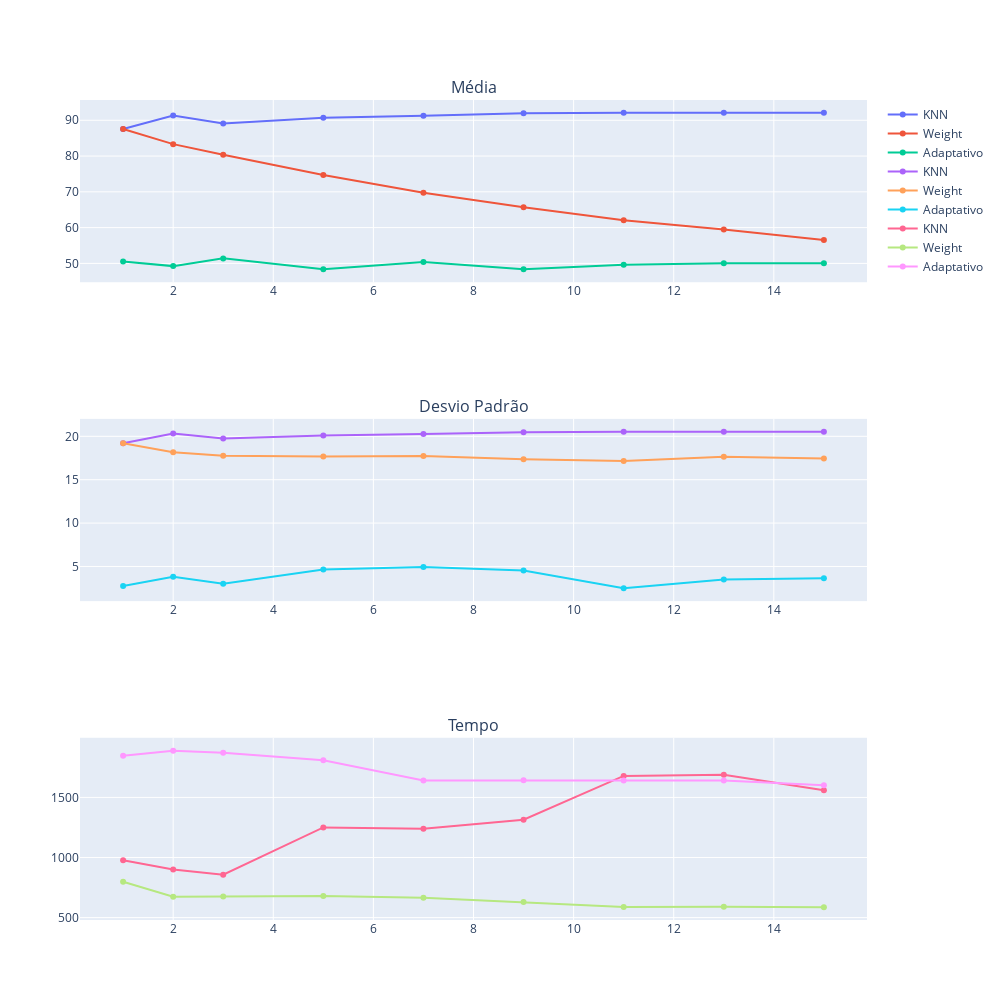

The cell this chart's notebook holds for it:
### Code cell
pc1_fig.show()

### Figure 1 — Plotly figure (JSON) as saved in the notebook; plotly's stock layout.template omitted (floating-point values rounded to 4 significant figures)
{"data": [{"mode": "lines+markers", "name": "KNN", "type": "scatter", "x": [1, 2, 3, 5, 7, 9, 11, 13, 15], "xaxis": "x", "y": [87.57, 91.35, 89.1, 90.72, 91.26, 91.98, 92.07, 92.07, 92.07], "yaxis": "y"}, {"mode": "lines+markers", "name": "Weight", "type": "scatter", "x": [1, 2, 3, 5, 7, 9, 11, 13, 15], "xaxis": "x", "y": [87.57, 83.33, 80.36, 74.68, 69.72, 65.67, 62.06, 59.45, 56.56], "yaxis": "y"}, {"mode": "lines+markers", "name": "Adaptativo", "type": "scatter", "x": [1, 2, 3, 5, 7, 9, 11, 13, 15], "xaxis": "x", "y": [50.5, 49.24, 51.4, 48.34, 50.4, 48.33, 49.59, 50.04, 50.04], "yaxis": "y"}, {"mode": "lines+markers", "name": "KNN", "type": "scatter", "x": [1, 2, 3, 5, 7, 9, 11, 13, 15], "xaxis": "x2", "y": [19.2, 20.32, 19.74, 20.11, 20.26, 20.48, 20.52, 20.52, 20.53], "yaxis": "y2"}, {"mode": "lines+markers", "name": "Weight", "type": "scatter", "x": [1, 2, 3, 5, 7, 9, 11, 13, 15], "xaxis": "x2", "y": [19.2, 18.17, 17.76, 17.68, 17.72, 17.36, 17.15, 17.64, 17.43], "yaxis": "y2"}, {"mode": "lines+markers", "name": "Adaptativo", "type": "scatter", "x": [1, 2, 3, 5, 7, 9, 11, 13, 15], "xaxis": "x2", "y": [2.751, 3.816, 3.009, 4.637, 4.926, 4.523, 2.488, 3.504, 3.629], "yaxis": "y2"}, {"mode": "lines+markers", "name": "KNN", "type": "scatter", "x": [1, 2, 3, 5, 7, 9, 11, 13, 15], "xaxis": "x3", "y": [976.4, 901.1, 856.6, 1250.0, 1240.0, 1315.0, 1679.0, 1688.0, 1559.0], "yaxis": "y3"}, {"mode": "lines+markers", "name": "Weight", "type": "scatter", "x": [1, 2, 3, 5, 7, 9, 11, 13, 15], "xaxis": "x3", "y": [798.5, 674.4, 676.0, 680.3, 665.4, 629.3, 588.6, 589.6, 587.1], "yaxis": "y3"}, {"mode": "lines+markers", "name": "Adaptativo", "type": "scatter", "x": [1, 2, 3, 5, 7, 9, 11, 13, 15], "xaxis": "x3", "y": [1846.0, 1889.0, 1872.0, 1808.0, 1641.0, 1642.0, 1640.0, 1642.0, 1602.0], "yaxis": "y3"}], "layout": {"annotations": [{"font": {"size": 16}, "showarrow": false, "text": "Média", "x": 0.5, "xanchor": "center", "xref": "paper", "y": 1.0, "yanchor": "bottom", "yref": "paper"}, {"font": {"size": 16}, "showarrow": false, "text": "Desvio Padrão", "x": 0.5, "xanchor": "center", "xref": "paper", "y": 0.6111, "yanchor": "bottom", "yref": "paper"}, {"font": {"size": 16}, "showarrow": false, "text": "Tempo", "x": 0.5, "xanchor": "center", "xref": "paper", "y": 0.2222, "yanchor": "bottom", "yref": "paper"}], "height": 1000, "width": 1000, "xaxis": {"anchor": "y", "domain": [0, 1]}, "xaxis2": {"anchor": "y2", "domain": [0, 1]}, "xaxis3": {"anchor": "y3", "domain": [0, 1]}, "yaxis": {"anchor": "x", "domain": [0.7778, 1]}, "yaxis2": {"anchor": "x2", "domain": [0.3889, 0.6111]}, "yaxis3": {"anchor": "x3", "domain": [0, 0.2222]}}}
